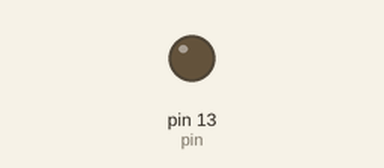
A sketch run on a simulated Arduino Uno, built with avr-gcc and run on an emulated ATmega328P. Shown: output pins drawn as LEDs (lit = HIGH).

Above: at 1.3 s.
At 3.5 s:
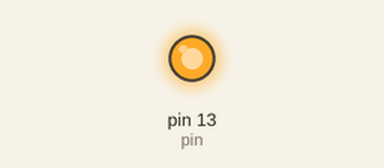
Timing chart, 0 to 8.3 s (numbered marks = the images above):
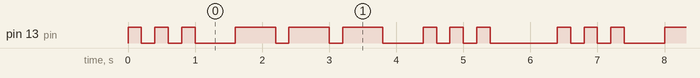

The sketch:

sos.ino
```cpp
int tiempo=200;
int pin=13;
void setup() {
  pinMode(pin,OUTPUT);
}
void tres(int duracion) {
for( int i=1 ; i<4  ; i++ ) // repetir 3 veces
  {
    digitalWrite(pin,HIGH);
    delay(duracion*tiempo);
    digitalWrite(pin,LOW);
    delay(tiempo);
  }
}
void loop() {
  // put your main code here, to run repeatedly:
  tres(1);
  delay(2*tiempo);
  tres(3);
  delay(2*tiempo); // tres(3);
  tres(1);
  delay(4*tiempo);
  //while(true) {};   // bucle infinito -- endless loop
}
```

Measured:
- by itself, pin 13 (pin): repeats every 6.4 s: 2 × (LOW 0.20 s, HIGH 0.20 s), LOW 0.60 s, 2 × (HIGH 0.60 s, LOW 0.20 s), HIGH 0.60 s, LOW 0.60 s, 2 × (HIGH 0.20 s, LOW 0.20 s), HIGH 0.20 s, LOW 1.0 s, HIGH 0.20 s
- by itself, everything shown: repeats every 6.4 s, in 18 steps
